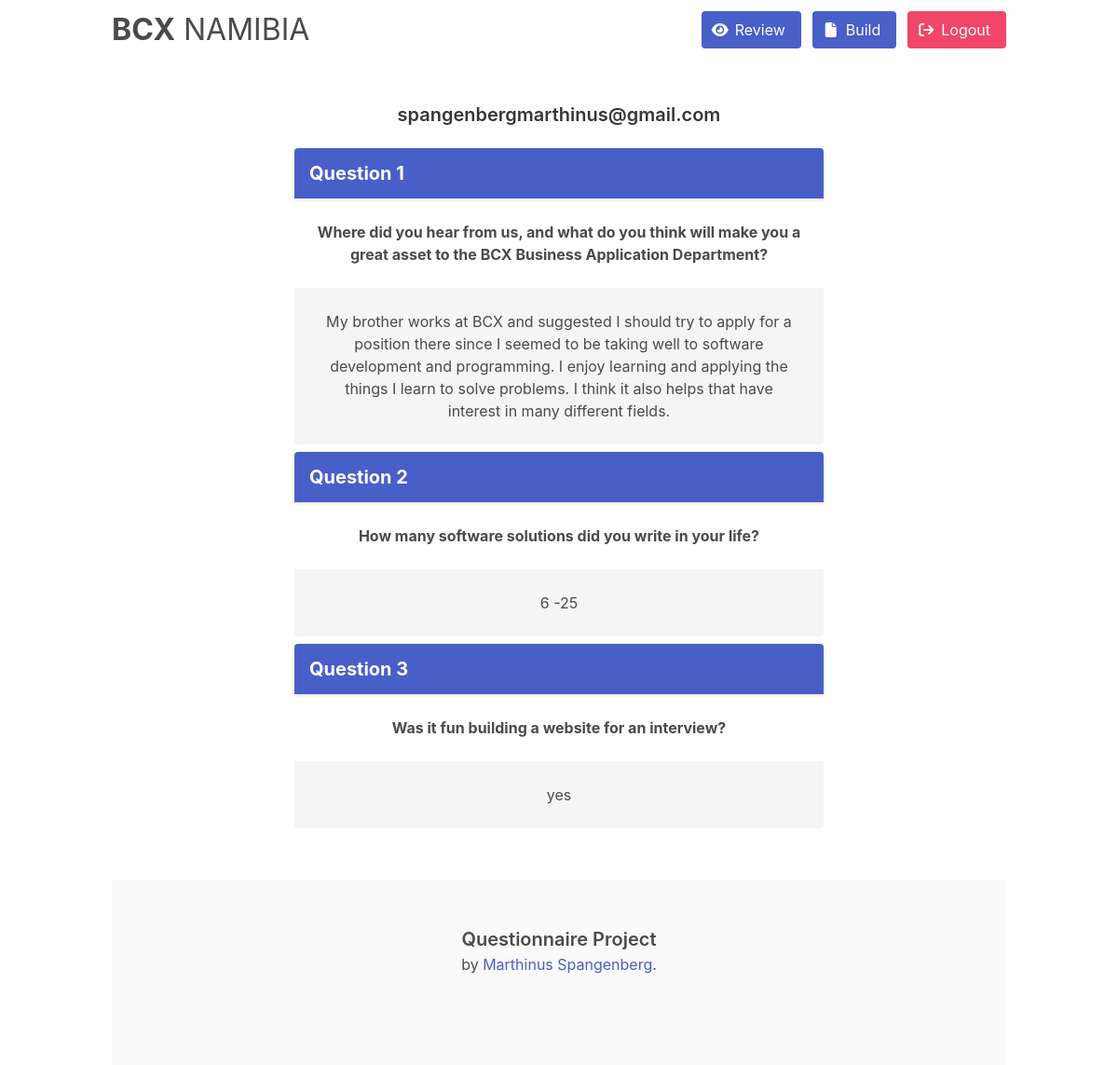
The page /api/v1/questionnaire/11/review (signed in) on the database its author committed.
### questionnaire/models.py (models this page shows)
class Applicant(db.Model):
    id = db.Column(db.Integer, primary_key=True)
    email = db.Column(db.String(64), unique=True, nullable=False)
    state = db.Column(db.Boolean, default=False)
    duration = db.Column(db.Integer, default="0")
    session = db.relationship(
        "FormSession", backref="applicant", lazy=True, cascade="all, delete"
    )

class FormSession(db.Model):
    id = db.Column(db.Integer, primary_key=True)
    applicant_id = db.Column(db.Integer, db.ForeignKey("applicant.id"))
    answer = db.Column(db.String(1024))
    date = db.Column(db.DateTime(timezone=True), default=func.now())
    state_id = db.Column(db.Integer, db.ForeignKey("form_state.id"))

class FormState(db.Model):
    id = db.Column(db.Integer, primary_key=True)
    version = db.Column(db.Integer)
    question = db.Column(db.String(256))
    input_type = db.Column(db.String(32))
    choice = db.Column(db.String(64))
    session = db.relationship("FormSession", backref="session", lazy=True)

### questionnaire/__init__.py (the view)
    @app.get("/api/v1/questionnaire/<string:applicantid>/review")
    @login_required
    def review(applicantid):
        applicant = Applicant.query.filter_by(id=applicantid).first()
        questions = FormSession.query.filter_by(applicant_id=applicantid).all()
        return render_template("review.html", questions=questions, applicant=applicant)

### questionnaire/templates/review.html (shortened to what this page needs)
{% extends "elements/base.html" %}
{% block body %}
    {% include "elements/nav.html" %}
    <div class="hero">
        <div class="hero-body">
            <div class="container has-text-centered">
                <div class="columns is-centered">
                    <div class="column is-two-thirds-desktop is-full-mobile">
                        <h1 class="title is-size-5 has-text-dark has-text-centered">{{ applicant.email }}</h1>
                        {% for question in questions %}
                            {% include "elements/form_answer.html" %}
                        {% endfor %}
                    </div>
                </div>
            </div>
        </div>
    </div>
    {% include "elements/footer.html" %}
{% endblock body %}

### questionnaire/templates/elements/base.html (shortened to what this page needs)
<!DOCTYPE html>
<html lang="en">
    <head>
        <link rel="stylesheet"
              href="https://cdnjs.cloudflare.com/ajax/libs/bulma/0.9.4/css/bulma.min.css"
/>
        <link rel="stylesheet"
              href="https://cdnjs.cloudflare.com/ajax/libs/font-awesome/6.2.0/css/all.min.css"
/>
        <link rel="stylesheet" href="/static/css/style.css"/>
    </head>
    <body>
        <main class="container is-flex is-flex-direction-column">
            {% block body %}
            {% endblock body %}
        </main>
    </body>
</html>

### questionnaire/templates/elements/nav.html (shortened to what this page needs)
<nav class="navbar is-transparent">
    <div class="navbar-brand">
        <a class="navbar-item" href="/">
            <h1 class="is-size-3">
                <strong class="has-text-weight-bold">BCX</strong> NAMIBIA
            </h1>
        </a>
    </div>
    <div id="navbarLinks" class="navbar-menu is-shadowless">
        <div class="navbar-end">
            <div class="navbar-item">
                <div class="field is-grouped">
                    {% if current_user.is_authenticated %}
                        <p class="control">
                            <a class="button is-link" href="/admin">
                                <span class="icon">
                                    <i class="fas fa-eye"></i>
                                </span>
                                <span>Review</span>
                            </a>
                        </p>
                        <p class="control level">
                            <a class="button is-link" href="/build">
                                <span class="icon">
                                    <i class="fas fa-file"></i>
                                </span>
                                <span>Build</span>
                            </a>
                        </p>
                        <p class="control">
                            <a class="button is-danger" href="/logout">
                                <span class="icon">
                                    <i class="fas fa-sign-out"></i>
                                </span>
                                <span>Logout</span>
                            </a>
                        </p>
                    {% endif %}
                </div>
            </div>
        </div>
    </div>
</nav>

### questionnaire/templates/elements/form_answer.html
<div class="card is-shadowless my-2">
    <header class="card-header has-background-link is-unselectable">
        <p class="card-header-title is-size-5 has-text-white">Question {{ question.state_id }}</p>
    </header>
    <div class="card-content is-unselectable">
        <div class="content has-text-weight-bold">{{ question.session.question }}</div>
    </div>
    <div class="card-content has-background-light is-unselectable">
        <div class="content">{{ question.answer }}</div>
    </div>
</div>

### questionnaire/templates/elements/footer.html
<footer class="footer">
    <div class="content has-text-centered">
        <p>
            <span class="has-text-weight-semibold is-size-5">Questionnaire Project</span>
            <br/>
            by <a href="https://github.com/m-spangenberg">Marthinus Spangenberg</a>.
        </p>
    </div>
</footer>

### questionnaire/static/css/style.css (style rules this page uses)
body { display: flex; min-height: 100vh; }
main { display: flex; flex-direction: column; }
footer { margin-top: auto; }

### rows shown on the page
Applicant: email "spangenbergmarthinus@gmail.com"
FormSession: state_id "1", session.question "Where did you hear from us, and what do you think will make you a great asset to the BCX Business Application Department?", answer "My brother works at BCX and suggested I should try to apply for a position there since I seemed to be taking well to software development and programming. I enjoy learning and applying the things I learn to solve problems. I think it also helps that have interest in many different fields."
FormSession: state_id "2", session.question "How many software solutions did you write in your life?", answer "6 -25"
FormSession: state_id "3", session.question "Was it fun building a website for an interview?", answer "yes"
